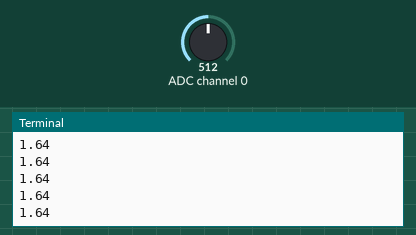
The program below on a simulated Raspberry Pi (BCM pin numbers). Shown: the last lines printed to the terminal. The test bench sets the inputs (shaded band); at power-on: ADC channel 0 = 512 (analog values on the 0–1023 scale).

Above: at 1.2 s.
1.3 s: ADC channel 0 set to 716
At 2.0 s:
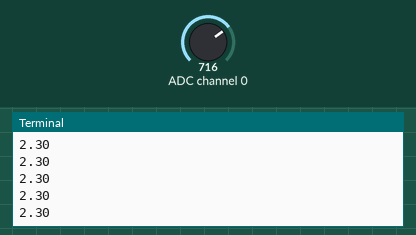
2.8 s: ADC channel 0 set to 900
At 3.3 s:
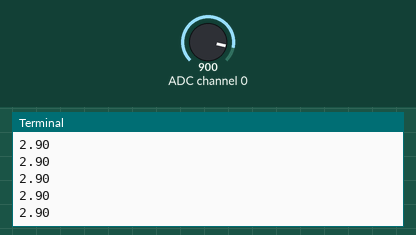
Timing chart, 0 to 5.8 s (numbered marks = the images above; inputs shaded):
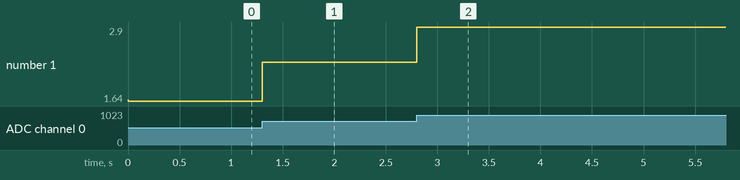

The program:

read_anv.py
```python
import smbus
import time
bus=smbus.SMBus(1)
brightness=100
Device_address=0x48
control_byte=0x00
while True:
    bus.write_byte(Device_address,control_byte)
    num = bus.read_byte(Device_address)
    print(f"{num/255*3.3:.2f}")
```

Measured:
- after the input at 1.3 s, the terminal: prints a new line at once (image 1)
- after the input at 2.8 s, the terminal: prints a new line at once (image 2)
- plotted number 1: 1.64 → 2.3 after the input at 1.3 s, 2.3 → 2.9 after the input at 2.8 s
